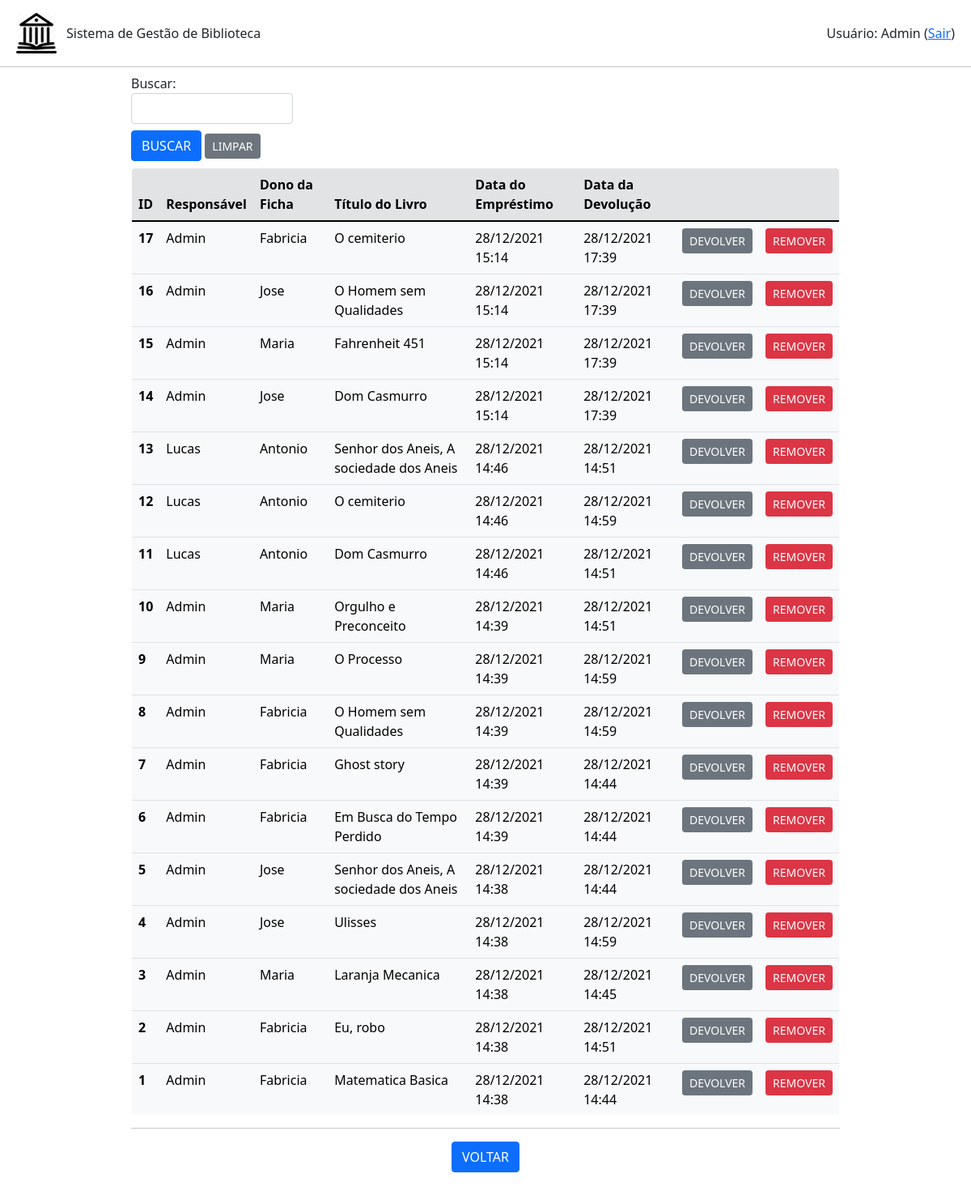
Page /emprestimo/listar (signed in) on the earlier database version.
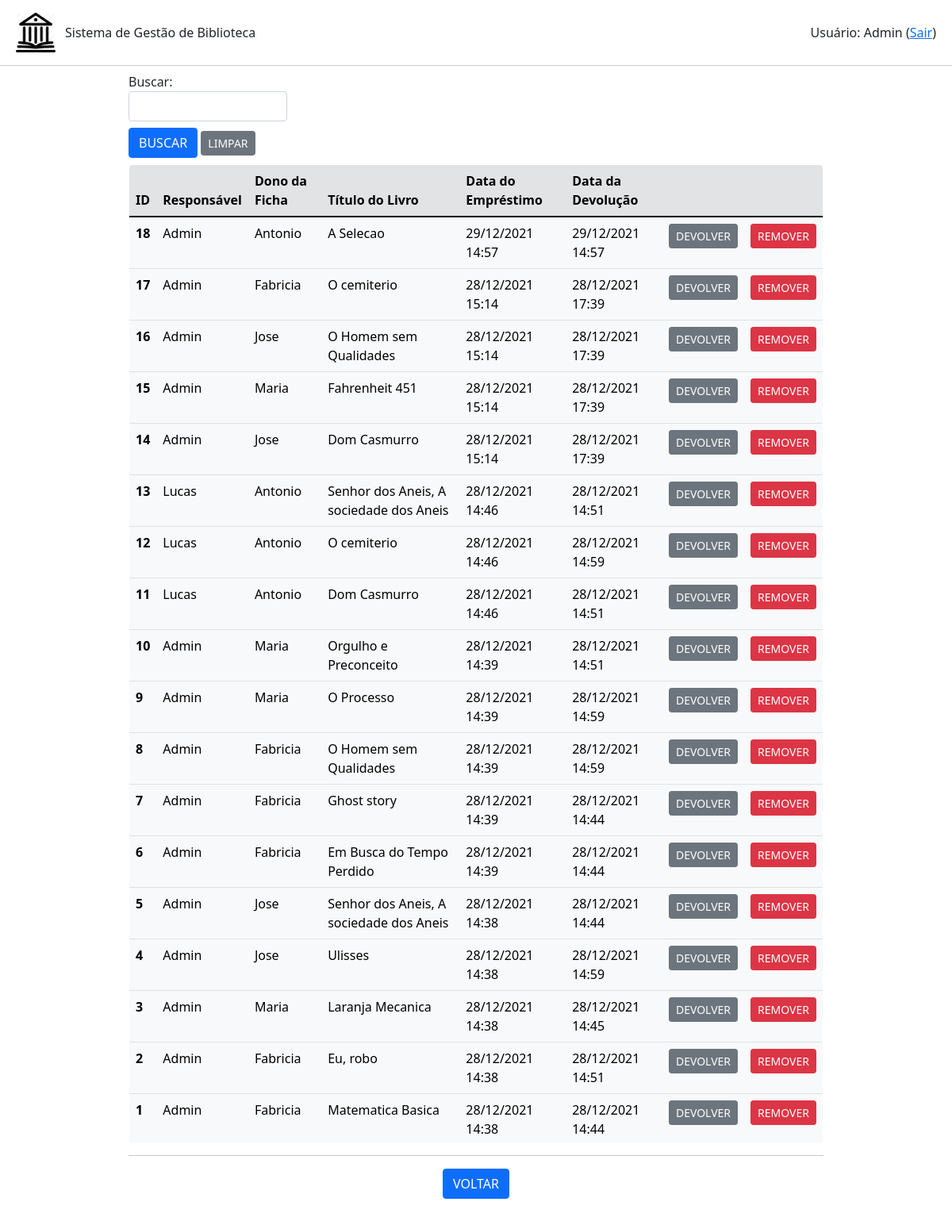
Same page on the later database version.
### emprestimo.py (models this page shows, shortened)
class Emprestimo(db.Model):
    id = db.Column(db.Integer, primary_key=True)
    id_usuario = db.Column(db.Integer,db.ForeignKey('usuario.id'))
    id_livro = db.Column(db.Integer,db.ForeignKey('livro.id'))
    id_ficha = db.Column(db.Integer,db.ForeignKey('ficha.id'))
    data_emprestimo = db.Column(db.DateTime, unique=False, nullable=False)
    data_devolucao = db.Column(db.DateTime, unique=False, nullable=True)

### usuario.py (models this page shows, shortened)
class Usuario(db.Model):
    id = db.Column(db.Integer, primary_key=True)
    nome = db.Column(db.String(200), unique=False, nullable=False)
    username = db.Column(db.String(80), unique=True, nullable=False)
    email = db.Column(db.String(120), unique=True, nullable=False)
    telefone = db.Column(db.String(20),unique=False, nullable=False)
    senha = db.Column(db.String(80), unique=False, nullable=False)
    admin = db.Column(db.Boolean(), default=False)
    emprestimo = db.relationship('Emprestimo', backref='usuario', lazy=True)

### ficha.py (models this page shows, shortened)
class Ficha(db.Model):
    id = db.Column(db.Integer, primary_key=True)
    nome = db.Column(db.String(200), unique=False, nullable=False)
    cpf = db.Column(db.String(20), unique=True, nullable=False)
    email = db.Column(db.String(120), unique=True, nullable=False)
    ativo = db.Column(db.Boolean(), default=False)
    qtdLivros = db.Column(db.Integer, unique=False, nullable=False)
    totalLivros = db.Column(db.Integer, unique=False, nullable=False)
    emprestimo = db.relationship('Emprestimo', backref='ficha', lazy=True)

### livro.py (models this page shows, shortened)
class Livro(db.Model):
    id = db.Column(db.Integer, primary_key=True)
    titulo = db.Column(db.String(200), unique=False, nullable=False)
    autor = db.Column(db.String(80), unique=False, nullable=False)
    genero = db.Column(db.String(120), unique=False, nullable=False)
    disponivel = db.Column(db.Boolean, default=True)
    emprestimo = db.relationship('Emprestimo', backref='livro', lazy=True)

### app.py (the view, shortened to what this page needs)
@app.route('/emprestimo/listar', methods=['POST','GET'])
def listar_emprestimos():
    if session.get('autenticado',False)==False:
        flash(u'Login necessário!', category='warning')
        return(redirect(url_for('login')))
    form = BuscaForm()
    emprestimos = Emprestimo.query.order_by(Emprestimo.data_emprestimo.desc()).all()
    return(render_template('emprestimos.html', emprestimos=emprestimos, form=form, action=url_for('listar_emprestimos')))

### formBusca.py
class BuscaForm(FlaskForm):
    campo = StringField('Buscar: ', validators=[DataRequired()])
    enviar = SubmitField('BUSCAR')

### templates/emprestimos.html (shortened to what this page needs)
{% extends "base.html" %}
{% block conteudo %}
<div class="container-fluid mx-auto mb-1" style="width: 75%; max-height: 100vh;">
    {% from 'bootstrap/form.html' import render_field %}
    <form method="post">
        <div class="mt-2" style="width: 200px;">
            {{ render_field(form.campo) }}
        </div>
        <div class="mt-2 mb-2">
            {{ render_field(form.enviar, button_style="primary", button_size="sm") }}
            <a class="btn btn-secondary btn-sm" href="{{url_for('listar_emprestimos')}}" role="button">LIMPAR</a>
        </div>
    </form>
    <div style="max-height: 60vh; overflow-y: auto;">
        <table class=" table table-light border rounded-3" style="overflow: hidden;">
            <thead>
            <tr class="table-secondary">
                <th scope="col">ID</th>
                <th scope="col">Responsável</th>
                <th scope="col">Dono da Ficha</th>
                <th scope="col">Título do Livro</th>
                <th scope="col">Data do Empréstimo</th>
                <th scope="col">Data da Devolução</th>
                <th scope="col"></th>
                <th scope="col"></th>
            </tr>
            </thead>
            <tbod>
                {% for emprestimo in emprestimos %}
                    <tr>
                        <th scope="row">{{emprestimo.id}}</th>
                        {% if emprestimo.usuario is not none %}
                            <td>{{emprestimo.usuario.nome}}</td>
                        {% else %}
                            <td>Sem dados</td>
                        {% endif %}
                        {% if emprestimo.ficha is not none %}
                            <td>{{emprestimo.ficha.nome}}</td>
                        {% else %}
                            <td>Sem dados</td>
                        {% endif %}
                        {% if emprestimo.livro is not none %}
                            <td>{{emprestimo.livro.titulo}}</td>
                        {% else %}
                            <td>Sem dados</td>
                        {% endif %}
                        <td>{{emprestimo.data_emprestimo.strftime('%d/%m/%Y %H:%M')}}</td>
                        {% if emprestimo.data_devolucao is not none %}
                            <td>{{emprestimo.data_devolucao.strftime('%d/%m/%Y %H:%M')}}</td>
                            <td class="text-center">
                                <a class="btn btn-secondary btn-sm" href="{{url_for('devolver_emprestimo',id_emprestimo=emprestimo.id)}}" role="button">DEVOLVER</a>
                            </td>
                        {% else %}
                            <td>NÃO DEVOLVIDO</td>
                            <td class="text-center">
                                <a class="btn btn-success btn-sm" href="{{url_for('devolver_emprestimo',id_emprestimo=emprestimo.id)}}" role="button">DEVOLVER</a>
                            </td>
                        {% endif %}
                        <td class="text-center"><a class="btn btn-danger btn-sm" href="{{url_for('remover_emprestimo',id_emprestimo=emprestimo.id)}}" role="button">REMOVER</a></td>
                    </tr>
                {% endfor %}
        </table>
    </div>
    <hr>
    <div class="row text-center">
        <div class="col mr-1">
            <a class="btn btn-primary" href="{{url_for('root')}}" role="button">VOLTAR</a>
        </div>
    </div>
</div>
{% endblock %}

### templates/base.html (shortened to what this page needs)
<!DOCTYPE html>
<html>
    <head>
      <link href="https://cdn.jsdelivr.net/npm/bootstrap@5.1.3/dist/css/bootstrap.min.css" rel="stylesheet">
    </head>
  <body>
    <div class="row mx-0 mb-3 mt-3">
      <div class="col-md-auto ms-2 my-auto" style="width: 62px;">
          <img src="{{url_for('static', filename='Biblioteca_icon.png')}}" style="width: 50px; height: 50px;">
      </div>
      <div class="col my-auto" style="height: 100%;">
        Sistema de Gestão de Biblioteca
      </div>
      <div class="col text-end me-2 my-auto" style="height: 100%;">
        {% if session.get('autenticado',False)==False %}
          <a class="btn btn-primary" href="{{url_for('login')}}" role="button">Entrar</a>
        {% else %}
          Usuário: {{session.get('nome')}}
          (<a href="{{url_for('logout')}}">Sair</a>)
        {% endif %}
      </div>
    </div>
    <hr class="my-0">
    {% block conteudo %}
    {% endblock %}
  </body>
</html>

Differences in the rows shown:
added Emprestimo: id "18", usuario.nome "Admin", ficha.nome "Antonio", livro.titulo "A Selecao", data_emprestimo "29/12/2021 14:57", data_devolucao "29/12/2021 14:57"
